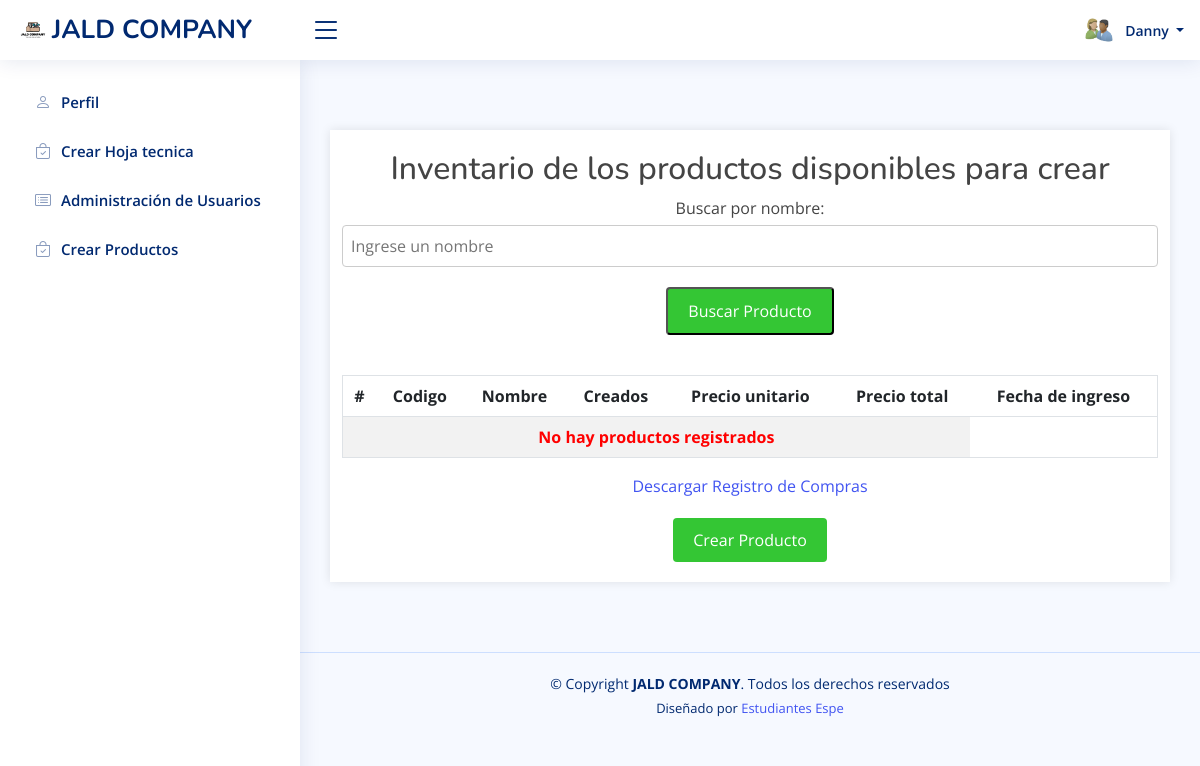
Before: /ProyectoTercerParcial/php/ver_inventario2.php (signed in) with the older database file.
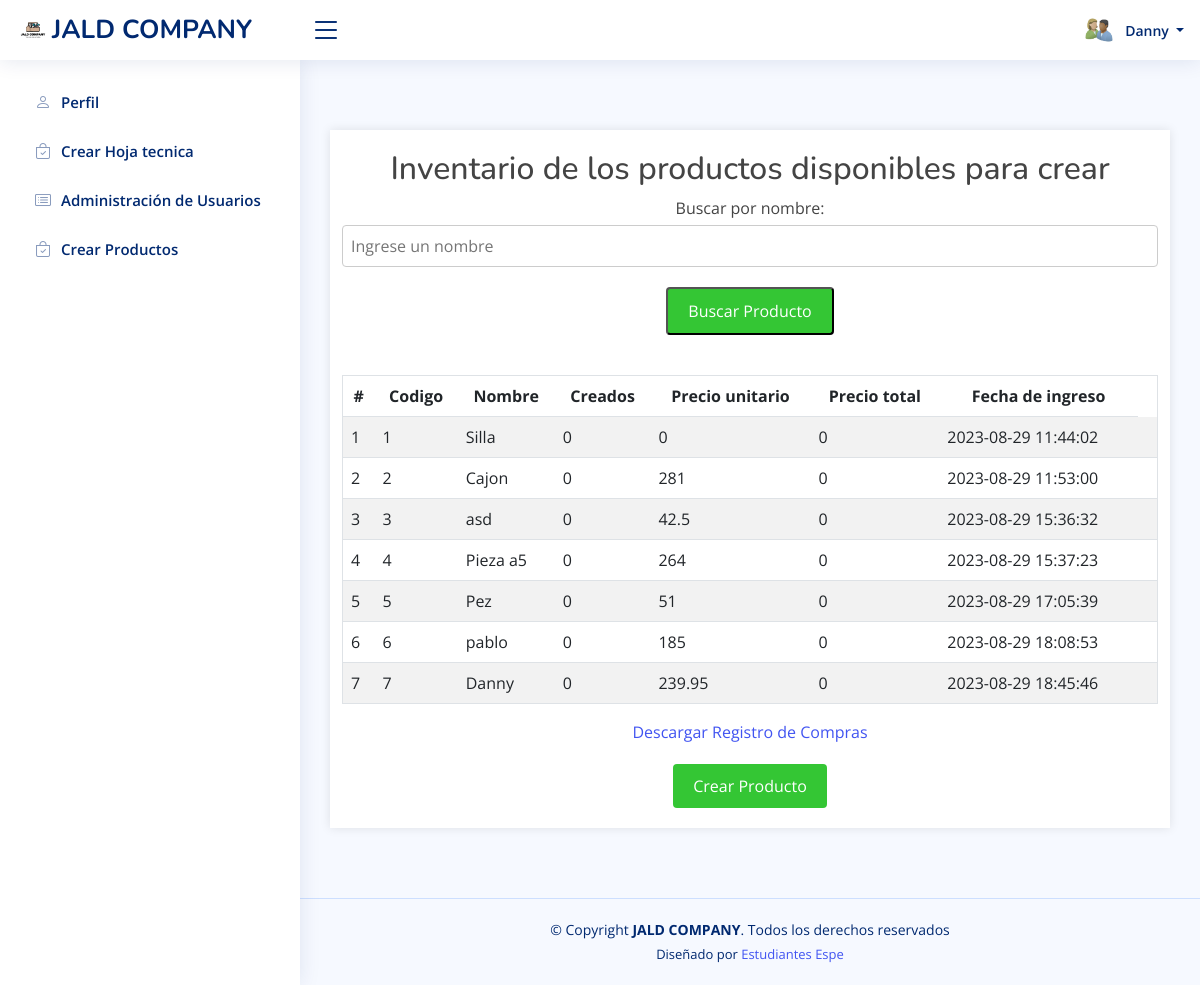
After: the same page with the newer database file.
### tables this page shows
CREATE TABLE `inventario_produccion` (
  `id_producto` int(11) NOT NULL,
  `nombre_producto` varchar(255) NOT NULL,
  `nombre_material` varchar(255) NOT NULL,
  `cantidad` varchar(255) NOT NULL,
  `fecha` datetime NOT NULL DEFAULT current_timestamp() ON UPDATE current_timestamp(),
  `cantidad_cad` int(11) NOT NULL,
  `precio` double NOT NULL,
  `precio_total` double NOT NULL
);

### ProyectoTercerParcial/php/ver_inventario2.php (the view, shortened to what the changed rows need)
<?php
include('dbconnection.php');
?>
<!DOCTYPE html>
<html lang="en">
<head>
  <link rel="stylesheet" href="../css/estilo_productos.css">
  <link href="../vendor/bootstrap/css/bootstrap.min.css" rel="stylesheet">
  <link href="../vendor/bootstrap-icons/bootstrap-icons.css" rel="stylesheet">
  <link href="../vendor/boxicons/css/boxicons.min.css" rel="stylesheet">
  <link href="../vendor/quill/quill.snow.css" rel="stylesheet">
  <link href="../vendor/quill/quill.bubble.css" rel="stylesheet">
  <link href="../vendor/remixicon/remixicon.css" rel="stylesheet">
  <link href="../vendor/simple-datatables/style.css" rel="stylesheet">
  <link href="../css/stylebootstrap.css" rel="stylesheet">
</head>
<body>
  <main id="main" class="main">
  <div class="container">
<h2>Inventario de los productos disponibles para crear</h2>
<table>
<table class="table table-striped table-hover">
                    <thead>
                        <tr>
                            <th>#</th>
                            <th>Codigo </th>
                            <th>Nombre </th>
                            <th>Creados</th>
                            <th>Precio unitario </th>
                            <th>Precio total</th>
                            <th>Fecha de ingreso</th>
                        </tr>
                    </thead>
                    <tbody>
                        <?php
                        $filtro = "";
          $consulta = "SELECT * FROM inventario_produccion" . $filtro;
            $ret = mysqli_query($con, $consulta);
       $cnt = 1;
               $row = mysqli_num_rows($ret);
                        if ($row > 0) {
                            while ($row = mysqli_fetch_array($ret)) {
                        ?>
                                <tr class="<?php echo $fila_clase; ?>">
                                    <td><?php echo $cnt; ?></td>
                                    <td><?php echo $row['id_producto']; ?></td>
                                    <td><?php echo $row['nombre_producto']; ?>
                                    <td><?php echo $row['cantidad_cad']; ?></td>
                                    <td><?php echo $row['precio']; ?></td>
                                    <td><?php echo $row['precio_total']; ?></td>
                                    <td><?php echo $row['fecha'];?></td>
                                    <td>
                                    </td>
                                </tr>
                        <?php
                                $cnt = $cnt + 1;
                            }
                        } else {
                        ?>
                            <tr>
                                <th style="text-align:center; color:red;" colspan="6">No hay productos registrados </th>
                            </tr>
                        <?php } ?>
                    </tbody>
                </table>
</div>
  </main>
</body>
</html>

Changed rows visible on the page:
added inventario_produccion: id_producto "1", nombre_producto "Silla", cantidad_cad "0", precio "0", precio_total "0", fecha "2023-08-29 11:44:02"
added inventario_produccion: id_producto "2", nombre_producto "Cajon", cantidad_cad "0", precio "281", precio_total "0", fecha "2023-08-29 11:53:00"
added inventario_produccion: id_producto "3", nombre_producto "asd", cantidad_cad "0", precio "42.5", precio_total "0", fecha "2023-08-29 15:36:32"
added inventario_produccion: id_producto "4", nombre_producto "Pieza a5", cantidad_cad "0", precio "264", precio_total "0", fecha "2023-08-29 15:37:23"
added inventario_produccion: id_producto "5", nombre_producto "Pez", cantidad_cad "0", precio "51", precio_total "0", fecha "2023-08-29 17:05:39"
added inventario_produccion: id_producto "6", nombre_producto "pablo", cantidad_cad "0", precio "185", precio_total "0", fecha "2023-08-29 18:08:53"
added inventario_produccion: id_producto "7", nombre_producto "Danny", cantidad_cad "0", precio "239.95", precio_total "0", fecha "2023-08-29 18:45:46"
Other visible differences:
text no longer shown: "No hay productos registrados"
